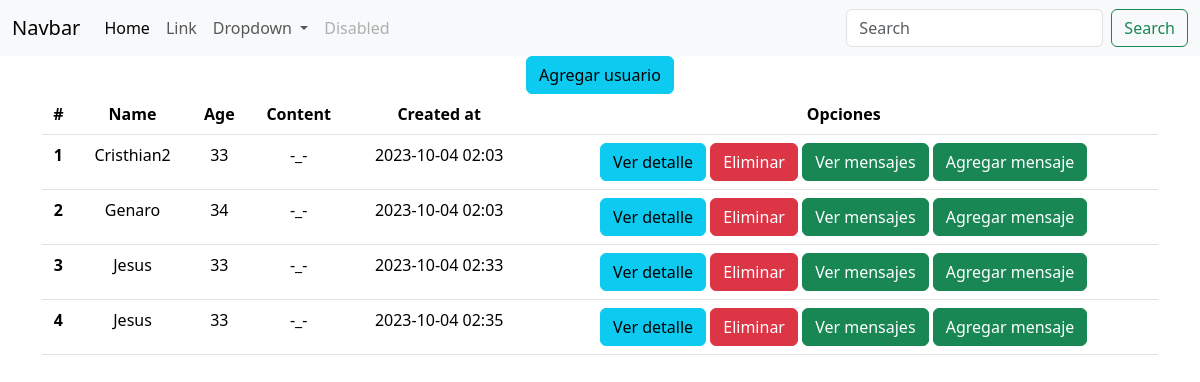
/users, run on an earlier commit of the app's database.
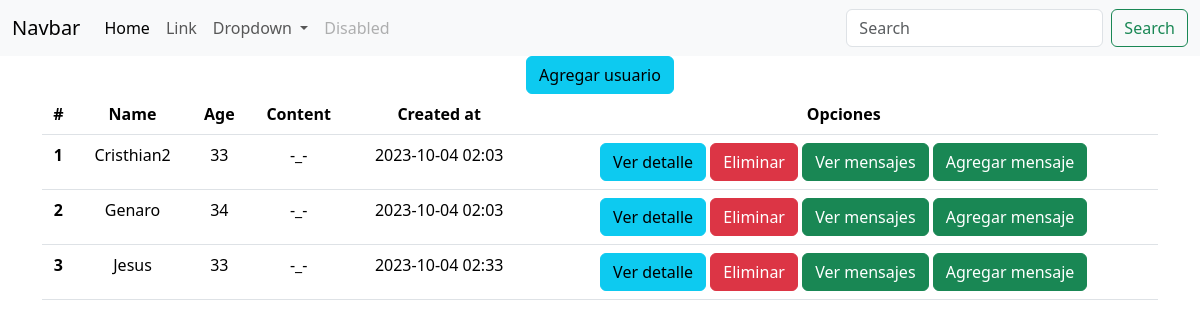
And on a later commit of the database.
### 04/main.py (models this page shows, shortened)
class User(db.Model):
    id = db.Column(db.Integer, primary_key=True)
    name = db.Column(db.String(150), nullable=False)
    age = db.Column(db.Integer, nullable=False)
    content = db.Column(db.Text, nullable=True)
    created_at = db.Column(db.DateTime(timezone=True), server_default=func.now())

### 04/main.py (the view)
@app.route('/users')
def users():
    users_data = User.query.all()
    return render_template("users.html", users=users_data)

### 04/templates/users.html (shortened to what this page needs)
{% extends 'base.html' %}
{% block body %}
<a href="{{ url_for('users_add') }}" class="btn btn-info">Agregar usuario</a>
<table class="table">
    <thead>
      <tr>
        <th scope="col">#</th>
        <th scope="col">Name</th>
        <th scope="col">Age</th>
        <th scope="col">Content</th>
        <th scope="col">Created at</th>
        <th scope="col">Opciones</th>
      </tr>
    </thead>
    <tbody>
      {% for user in users %}
      <tr>
        <th scope="row">{{ user.id }}</th>
        <td>{{ user.name|title }}</td>
        <td>{{ user.age }}</td>
        {% if user.content %}
        <td>{{ user.content|safe }}</td>
        {% else %}
        <td>-_-</td>
        {% endif %}
        <td>{{ user.created_at.strftime("%Y-%m-%d %I:%M") }}</td>
        <td>
          <a class="btn btn-info" href="{{ url_for('users_by_id', id=user.id) }}">Ver detalle</a>
          <a class="btn btn-danger" href="{{ url_for('users_delete', id=user.id) }}">Eliminar</a>
          <a class="btn btn-success" href="{{ url_for('messages_by_user', user_id=user.id) }}">Ver mensajes</a>
          <a class="btn btn-success" href="{{ url_for('messages_by_user_add', user_id=user.id) }}">Agregar mensaje</a>
        </td>
      </tr>
      {% endfor %}
    </tbody>
  </table>
{% endblock %}

### 04/templates/base.html (shortened to what this page needs)
<!doctype html>
<html lang="en">
  <head>
    <link href="https://cdn.jsdelivr.net/npm/bootstrap@5.3.2/dist/css/bootstrap.min.css" rel="stylesheet">
  </head>
  <body>
    <nav class="navbar navbar-expand-lg bg-body-tertiary">
        <div class="container-fluid">
          <a class="navbar-brand" href="#">Navbar</a>
          <div class="collapse navbar-collapse" id="navbarSupportedContent">
            <ul class="navbar-nav me-auto mb-2 mb-lg-0">
              <li class="nav-item">
                <a class="nav-link active" aria-current="page" href="#">Home</a>
              </li>
              <li class="nav-item">
                <a class="nav-link" href="#">Link</a>
              </li>
              <li class="nav-item dropdown">
                <a class="nav-link dropdown-toggle" href="#" role="button" data-bs-toggle="dropdown" aria-expanded="false">
                  Dropdown
                </a>
              </li>
              <li class="nav-item">
                <a class="nav-link disabled" aria-disabled="true">Disabled</a>
              </li>
            </ul>
            <form class="d-flex" role="search">
              <input class="form-control me-2" type="search" placeholder="Search" aria-label="Search">
              <button class="btn btn-outline-success" type="submit">Search</button>
            </form>
          </div>
        </div>
    </nav>
    <div class="container text-center">
        <div class="row align-items-center">
          <div class="col">
            {% block body %}
            {% endblock %}
          </div>
          </div>
          </div>
    </body>
</html>

What changed in the data, as far as the page shows it:
removed User: id "4", name "Jesus", age "33", shows "-_-", created_at "2023-10-04 02:35"
